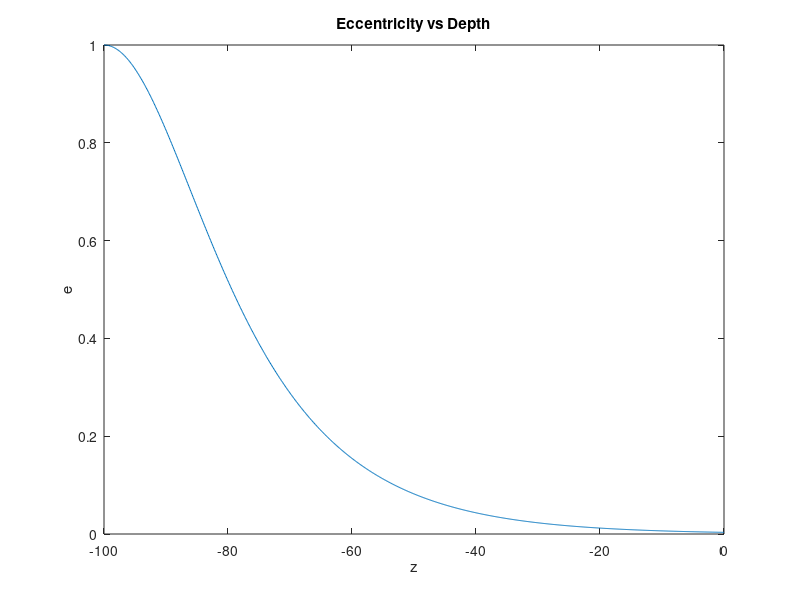

Write the MATLAB code that produced this figure.
h = 100;
a = 1;
w = 2;
g = 9.81;
z = -h:0.1:0.0
f = @(k, h, z) sqrt(1 - (tanh(k .* (h + z))) .^ 2);

k = sqrt(w^2 ./ (g .* h));


plot(z, f(k,h,z))
xlabel("z")
ylabel("e")
title("Eccentricity vs Depth")
